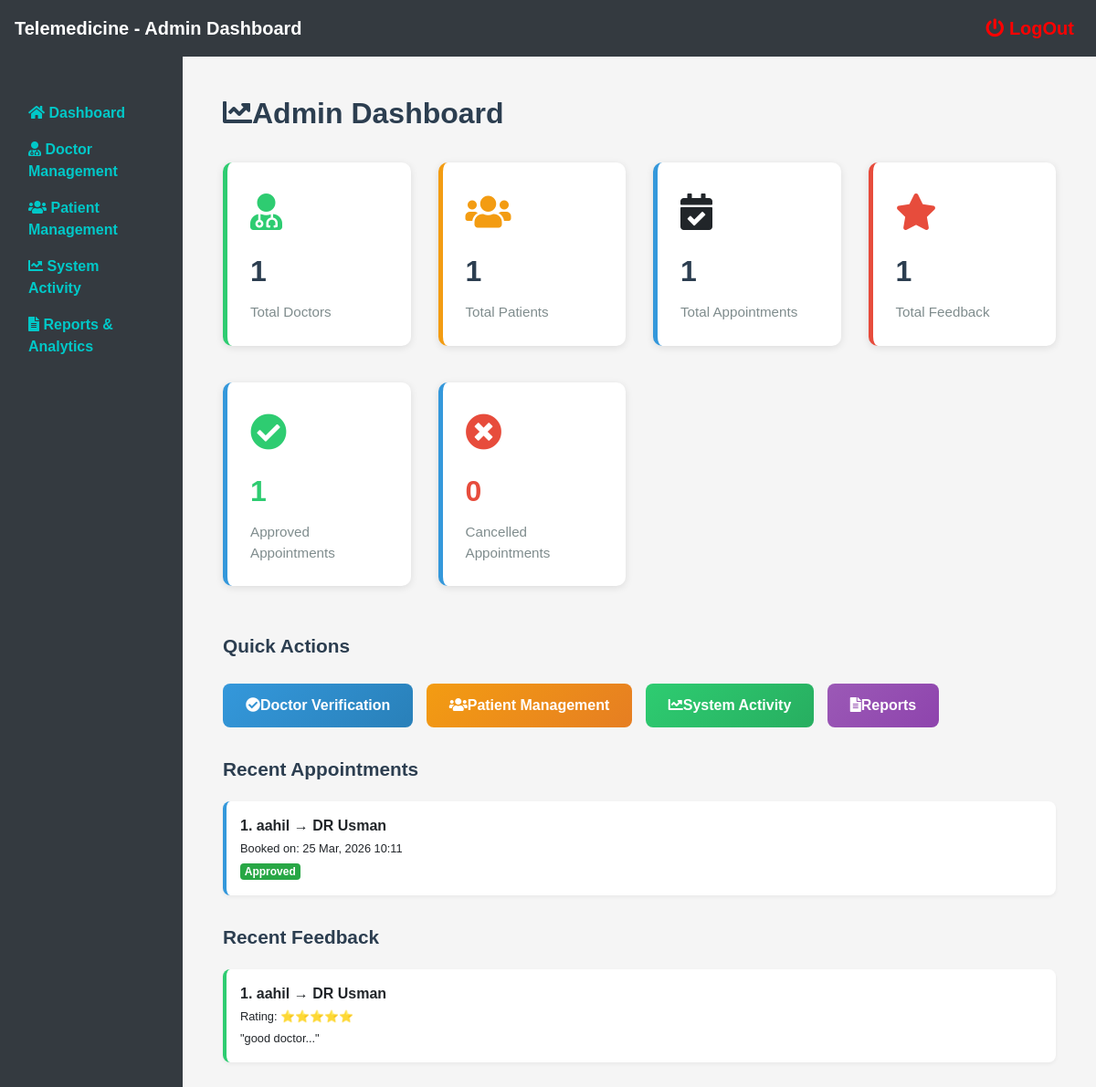
Screenshot of /admin/home.php (signed in) with the database file from the repository.
### tables this page shows
CREATE TABLE `enroll` (
  `eid` int(11) NOT NULL,
  `sid` int(255) NOT NULL,
  `doctorid` int(255) NOT NULL,
  `status` varchar(20) DEFAULT 'approved',
  `created_at` timestamp NOT NULL DEFAULT current_timestamp()
);

CREATE TABLE `patient` (
  `sid` int(11) NOT NULL,
  `name` varchar(255) NOT NULL,
  `email` varchar(255) NOT NULL,
  `password` varchar(255) NOT NULL,
  `phone` varchar(255) NOT NULL,
  `age` int(11) DEFAULT NULL,
  `gender` varchar(50) DEFAULT NULL,
  `contact` varchar(255) DEFAULT NULL,
  `medical_history` text DEFAULT NULL
);

CREATE TABLE `doctor` (
  `id` int(11) NOT NULL,
  `name` varchar(100) DEFAULT NULL,
  `email` varchar(100) DEFAULT NULL,
  `password` varchar(255) DEFAULT NULL,
  `qualification` varchar(100) DEFAULT NULL,
  `experience` varchar(100) DEFAULT NULL,
  `course_id` int(100) NOT NULL,
  `picture` varchar(255) DEFAULT NULL,
  `address` varchar(255) DEFAULT NULL,
  `mobile` varchar(20) DEFAULT NULL,
  `fee` decimal(10,2) DEFAULT NULL,
  `resume` varchar(255) NOT NULL,
  `specialty` varchar(255) DEFAULT NULL,
  `availability` varchar(255) DEFAULT NULL,
  `schedule` text DEFAULT NULL
);

CREATE TABLE `feedback` (
  `fid` int(11) NOT NULL,
  `doctorid` int(11) NOT NULL,
  `patientid` int(11) NOT NULL,
  `rating` int(11) DEFAULT 5,
  `message` longtext DEFAULT NULL,
  `created_at` timestamp NOT NULL DEFAULT current_timestamp(),
  `updated_at` timestamp NOT NULL DEFAULT current_timestamp() ON UPDATE current_timestamp()
);

### admin/home.php (the view, shortened to what this page needs)
<?php include 'sidebar.php'; ?>
<div class="dashboard-container">
    <div class="dashboard-title">
        <i class="fas fa-chart-line me-2"></i>Admin Dashboard
    </div>
    <div class="row">
        <?php
        $doctors_query = "SELECT COUNT(*) as count FROM doctor";
        $doctors_result = mysqli_fetch_array(mysqli_query($conn, $doctors_query));
        $total_doctors = $doctors_result['count'];
        $patients_query = "SELECT COUNT(*) as count FROM patient";
        $patients_result = mysqli_fetch_array(mysqli_query($conn, $patients_query));
        $total_patients = $patients_result['count'];
        $appointments_query = "SELECT COUNT(*) as count FROM enroll";
        $appointments_result = mysqli_fetch_array(mysqli_query($conn, $appointments_query));
        $total_appointments = $appointments_result['count'];
        $feedback_query = "SELECT COUNT(*) as count FROM feedback";
        $feedback_result = mysqli_fetch_array(mysqli_query($conn, $feedback_query));
        $total_feedback = $feedback_result['count'];
        $approved_query = "SELECT COUNT(*) as count FROM enroll WHERE status = 'approved'";
        $approved_result = mysqli_fetch_array(mysqli_query($conn, $approved_query));
        $approved_appointments = $approved_result['count'];
        $cancelled_query = "SELECT COUNT(*) as count FROM enroll WHERE status = 'cancelled'";
        $cancelled_result = mysqli_fetch_array(mysqli_query($conn, $cancelled_query));
        $cancelled_appointments = $cancelled_result['count'];
        ?>
        <div class="col-md-3">
            <div class="stat-card green">
                <div class="stat-icon"><i class="fas fa-user-md"></i></div>
                <div class="stat-number"><?php echo $total_doctors; ?></div>
                <div class="stat-label">Total Doctors</div>
            </div>
        </div>
        <div class="col-md-3">
            <div class="stat-card orange">
                <div class="stat-icon"><i class="fas fa-users"></i></div>
                <div class="stat-number"><?php echo $total_patients; ?></div>
                <div class="stat-label">Total Patients</div>
            </div>
        </div>
        <div class="col-md-3">
            <div class="stat-card blue">
                <div class="stat-icon"><i class="fas fa-calendar-check"></i></div>
                <div class="stat-number"><?php echo $total_appointments; ?></div>
                <div class="stat-label">Total Appointments</div>
            </div>
        </div>
        <div class="col-md-3">
            <div class="stat-card red">
                <div class="stat-icon"><i class="fas fa-star"></i></div>
                <div class="stat-number"><?php echo $total_feedback; ?></div>
                <div class="stat-label">Total Feedback</div>
            </div>
        </div>
    </div>
    <div class="row" style="margin-top: 20px;">
        <div class="col-md-3">
            <div class="stat-card">
                <div class="stat-icon" style="color: var(--secondary-color);"><i class="fas fa-check-circle"></i></div>
                <div class="stat-number" style="color: var(--secondary-color);"><?php echo $approved_appointments; ?></div>
                <div class="stat-label">Approved Appointments</div>
            </div>
        </div>
        <div class="col-md-3">
            <div class="stat-card">
                <div class="stat-icon" style="color: var(--accent-color);"><i class="fas fa-times-circle"></i></div>
                <div class="stat-number" style="color: var(--accent-color);"><?php echo $cancelled_appointments; ?></div>
                <div class="stat-label">Cancelled Appointments</div>
            </div>
        </div>
    </div>
    <div class="section-title">Quick Actions</div>
    <div style="margin-bottom: 30px;">
        <a href="doctors.php" class="quick-action-btn">
            <i class="fas fa-check-circle me-2"></i>Doctor Verification
        </a>
        <a href="patients.php" class="quick-action-btn" style="background: linear-gradient(135deg, var(--warning-color), #e67e22);">
            <i class="fas fa-users me-2"></i>Patient Management
        </a>
        <a href="activity.php" class="quick-action-btn" style="background: linear-gradient(135deg, var(--secondary-color), #27ae60);">
            <i class="fas fa-chart-line me-2"></i>System Activity
        </a>
        <a href="reports.php" class="quick-action-btn" style="background: linear-gradient(135deg, #9b59b6, #8e44ad);">
            <i class="fas fa-file-alt me-2"></i>Reports
        </a>
    </div>
    <div class="section-title">Recent Appointments</div>
    <div>
        <?php
        $recent_appointments_query = "SELECT e.eid, e.status, e.created_at, p.name as patient_name, d.name as doctor_name
                                     FROM enroll e
                                     INNER JOIN patient p ON e.sid = p.sid
                                     INNER JOIN doctor d ON e.doctorid = d.id
                                     ORDER BY e.created_at DESC LIMIT 5";
        $recent_result = mysqli_query($conn, $recent_appointments_query);
        $count = 0;
        if (mysqli_num_rows($recent_result) > 0) {
            while ($row = mysqli_fetch_array($recent_result)) {
                $count++;
                $status_color = ($row['status'] === 'approved') ? 'success' : 'danger';
                echo "
                <div class='activity-item appointment'>
                    <strong>{$count}. {$row['patient_name']}</strong> → <strong>{$row['doctor_name']}</strong>
                    <br>
                    <small>Booked on: ".date('d M, Y H:i', strtotime($row['created_at']))."</small>
                    <br>
                    <span class='badge badge-{$status_color}' style='margin-top: 5px;'>".ucfirst($row['status'])."</span>
                </div>
                ";
            }
        } else {
            echo "<p class='text-muted'>No appointments yet.</p>";
        }
        ?>
    </div>
    <div class="section-title">Recent Feedback</div>
    <div>
        <?php
        $recent_feedback_query = "SELECT f.fid, f.rating, f.message, f.created_at, p.name as patient_name, d.name as doctor_name
                                 FROM feedback f
                                 INNER JOIN patient p ON f.patientid = p.sid
                                 INNER JOIN doctor d ON f.doctorid = d.id
                                 ORDER BY f.created_at DESC LIMIT 5";
        $feedback_result = mysqli_query($conn, $recent_feedback_query);
        $count = 0;
        if (mysqli_num_rows($feedback_result) > 0) {
            while ($row = mysqli_fetch_array($feedback_result)) {
                $count++;
                $stars = str_repeat('⭐', $row['rating']);
                echo "
                <div class='activity-item feedback'>
                    <strong>{$count}. {$row['patient_name']}</strong> → <strong>{$row['doctor_name']}</strong>
                    <br>
                    <small>Rating: {$stars}</small>
                    <br>
                    <small>\"".substr($row['message'], 0, 50)."...\"</small>
                </div>
                ";
            }
        } else {
            echo "<p class='text-muted'>No feedback yet.</p>";
        }
        ?>
    </div>
</div>
            </main>
        </div>
    </div>
</body>
</html>

### admin/sidebar.php (style rules this page uses)
body { font-family: Arial, sans-serif; margin: 0; padding: 0; background-color: #f5f5f5; }
@media (min-width: 768px) { a { color: rgb(0,200,200); font-weight: bold; } }

### admin/home.php (style rules this page uses)
:root { --primary-color: #3498db; --secondary-color: #2ecc71; --dark-color: #2c3e50; --accent-color: #e74c3c; --warning-color: #f39c12; }
body { font-family: 'Poppins', sans-serif; background-color: #f5f5f5; }
.dashboard-container { margin-top: 100px; margin-left: 20px; margin-right: 20px; margin-bottom: 40px; }
.dashboard-title { color: var(--dark-color); font-weight: 700; margin-bottom: 30px; font-size: 2rem; }
.stat-card { background: white; border-radius: 10px; padding: 25px; margin-bottom: 20px; box-shadow: 0 2px 8px rgba(0,0,0,0.1); border-left: 5px solid var(--primary-color); transition: all 0.3s ease; }
.stat-card.green { border-left-color: var(--secondary-color); }
.stat-card.orange { border-left-color: var(--warning-color); }
.stat-card.red { border-left-color: var(--accent-color); }
.stat-icon { font-size: 2.5rem; margin-bottom: 10px; }
.stat-card.green .stat-icon { color: var(--secondary-color); }
.stat-card.orange .stat-icon { color: var(--warning-color); }
.stat-card.red .stat-icon { color: var(--accent-color); }
.stat-number { font-size: 2rem; font-weight: 700; color: var(--dark-color); margin: 10px 0; }
.stat-label { color: #7f8c8d; font-size: 0.95rem; }
.activity-item { background: white; padding: 15px; margin-bottom: 10px; border-radius: 8px; border-left: 4px solid var(--primary-color); box-shadow: 0 2px 4px rgba(0,0,0,0.05); }
.activity-item.appointment { border-left-color: var(--primary-color); }
.activity-item.feedback { border-left-color: var(--secondary-color); }
.section-title { color: var(--dark-color); font-weight: 600; margin: 30px 0 20px 0; font-size: 1.3rem; }
.quick-action-btn { background: linear-gradient(135deg, var(--primary-color), #2980b9); color: white; border: none; padding: 12px 25px; border-radius: 8px; cursor: pointer; transition: all 0.3s ease; text-decoration: none; display: inline-block; margin-right: 10px; margin-top: 5px; }

### rows the page displays
enroll: sid.name "aahil", doctorid.name "DR Usman", created_at "25 Mar, 2026 10:11", status "Approved"
feedback: patientid.name "aahil", doctorid.name "DR Usman", rating "⭐⭐⭐⭐⭐", message "good doctor"

### other values shown
$total_doctors "1"
$total_patients "1"
$total_appointments "1"
$total_feedback "1"
$approved_appointments "1"
$cancelled_appointments "0"
